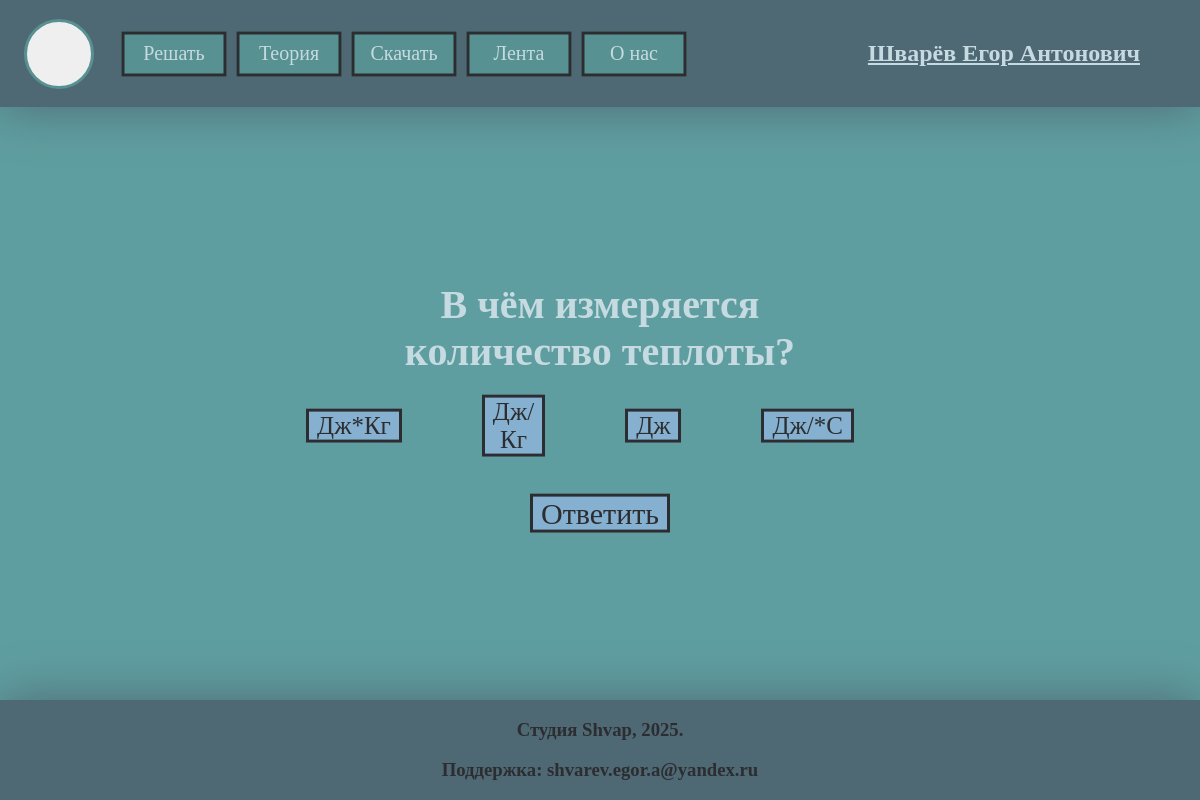
The app's page /SolvePart/1 (signed in) with its own data.
### DatabasesScript.py (models this page shows)
class Question(Base):
    __tablename__ = 'Questionsss'
    OuestionID = Column(Integer, primary_key = True)
    QuestionName = Column(String(500), nullable = False)
    QuestionOne = Column(String(200), nullable = False)
    QuestionTwo = Column(String(200), nullable = False)
    QuestionThree = Column(String(200), nullable = False)
    QuestionFour = Column(String(200), nullable = False)
    ThemeID = Column(Integer, nullable=False)

### MainScript.py (the view)
@app.route('/SolvePart/<ThemeId>', methods = ['GET', 'POST'])
def solve_part(ThemeId):
    MadeQsts(id=ThemeId)
    session['RightAnswers'] = 0
    session['minus'] = None
    session['last_question'] = 0
    return MadeQuestion(session['questions'][0])

### MainScript.py (called while the page is built)
def QuizForm(thid):
    Questions = db_session.query(Question).filter_by(ThemeID = thid).all()
    return Questions

def MadeQsts(id):
    questions = QuizForm(id)
    quests = []
    for i in questions:
        current_quest = []
        current_quest.append(i.OuestionID)
        current_quest.append(i.QuestionName)
        current_quest.append(i.QuestionOne)
        current_quest.append(i.QuestionTwo)
        current_quest.append(i.QuestionThree)
        current_quest.append(i.QuestionFour)
        quests.append(current_quest)
    session['questions'] = quests

def MadeQuestion(Question):
    answer_list = [Question[2],Question[3],Question[4],Question[5]]
    random.shuffle(answer_list)
    session['Solved'] = False
    if session['minus'] == None:
        session['minus'] = Question[0] - 1
    return render_template('SolvePart.html',question = Question[1], question_id = Question[0]-session['minus'], answer_list = answer_list, username= session['username'])

### templates/SolvePart.html (shortened to what this page needs)
{% extends "Base.html" %}
{% block body %}
<div class = 'CenterDiv' style = 'width: 40%; display: block; text-align:center'>
    <form action="/question_solve" method="post">
    <h1 style = 'margin-bottom:20px; color: #C6DAE1; '>{{ question }}</h1>
    <div style = 'display: flex; align-items: center; justify-content: center; margin-bottom: 40px; gap: 40px'>
        {% for answer in answer_list %}
        <input id = '{{answer}}' type='radio' name ='ans_text' value = '{{answer}}'> <label class = 'MainLabel' for = '{{answer}}'> {{answer}}</label> <br> <br>
        {% endfor %}
    </div>
    <input id = 'SubmitBtn' class = 'SimpleBtn' type="submit" value="Submit"> <label class = 'MainLabel Answer' for ='SubmitBtn'>Ответить</label>
    </form>
</div>
<br><br><br><br><br><br><br><br><br><br>
{% endblock %}

### static/MainClasses.css (style rules this page uses)
h1 { font-size: 40px; font-family: 'Jost'; }

### static/CustomClasses.css (style rules this page uses)
.CenterDiv { position: fixed; top: 50%; left: 50%; transform: translate(-50%,-50%) }
.MainLabel { background-color: #85b0cf; transition: all .2s; text-decoration: none; padding-left: 8px; padding-right: 8px; border: 3px solid #2C2D31; cursor: pointer; font-family: 'Jost'; font-size: 25px; color: #2C2D31 }
.MainLabel.Answer { font-size: 30px; }

### records on screen
Question: QuestionName "В чём измеряется количество теплоты?", QuestionFour "Дж*Кг", QuestionTwo "Дж/Кг", QuestionOne "Дж", QuestionThree "Дж/*С"

### other values on screen
{{ username }} "Шварёв Егор Антонович"
